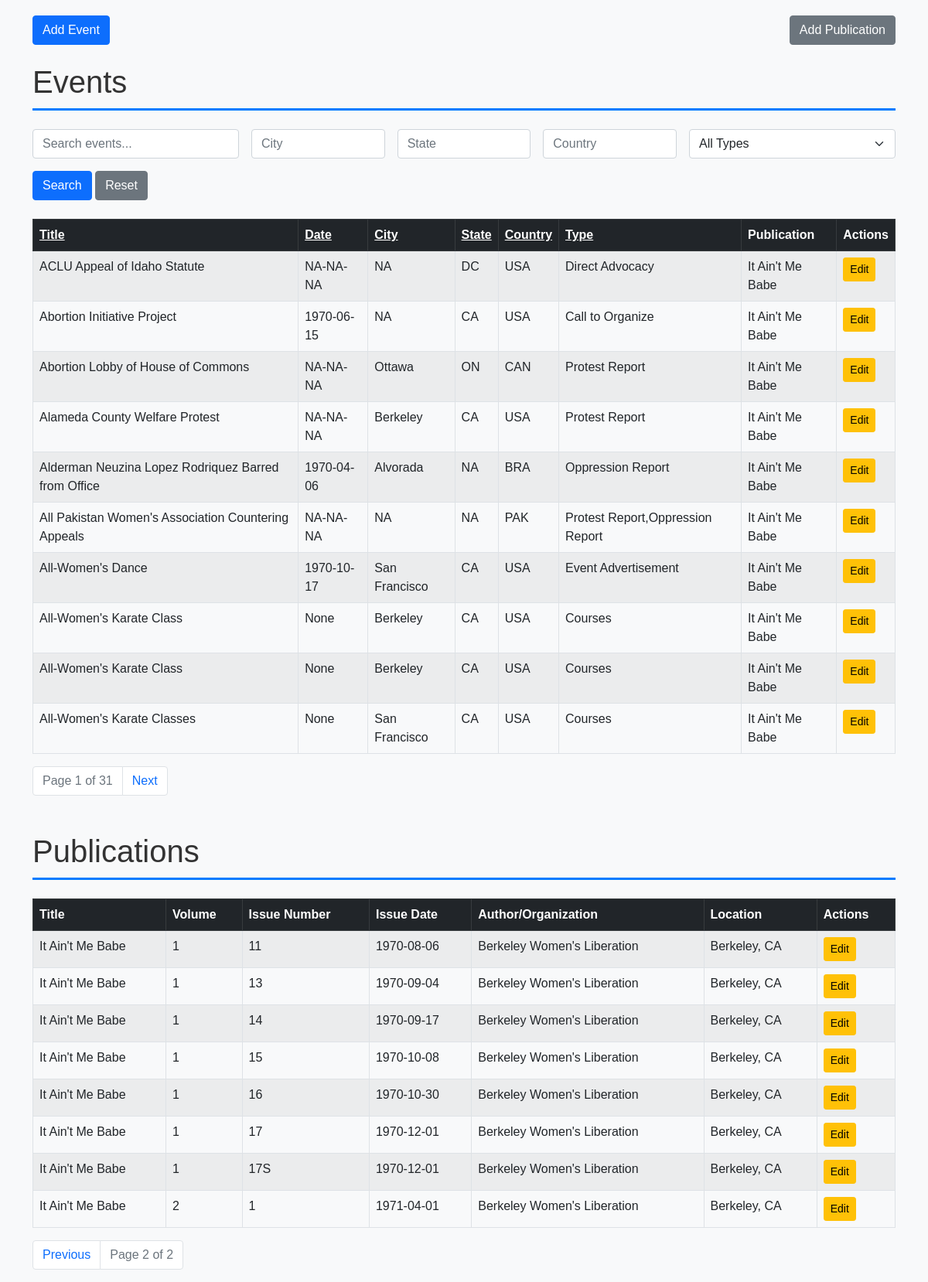
Screenshot of /?page_publications=2&sort_publications=pub_title&order_publications=asc with the database file from the repository.
### tables this page shows
CREATE TABLE events (
    event_id INTEGER PRIMARY KEY AUTOINCREMENT, -- Unique ID for each event
    event_title TEXT NOT NULL,                  -- Title of the event
    event_date DATE,                            -- Date of the event
    description TEXT,                           -- Description of the event
    city TEXT,                                  -- City where the event occurred
    state TEXT,                                 -- State where the event occurred
    country TEXT,                               -- Country where the event occurred
    location TEXT,                              -- Specific location of the event (e.g., venue name)
    address TEXT,                               -- Street address of the event
    event_type TEXT,                            -- Type of event (e.g., conference, workshop)
    publication_id INTEGER,                     -- Foreign key to publications table
    source_publication TEXT,                    -- Source publication for the event if reprinted
    FOREIGN KEY (publication_id) REFERENCES publications (pub_id)
);

CREATE TABLE publications (
    pub_id INTEGER PRIMARY KEY AUTOINCREMENT, -- Unique ID for each publication
    pub_title TEXT NOT NULL,                 -- Title of the publication
    volume INTEGER NOT NULL,                 -- Volume number
    issue_number INTEGER NOT NULL,           -- Issue number within the volume
    issue_date DATE,                         -- Full issue date (year, month, day)
    volume_title TEXT,                       -- Title of the volume (if applicable)
    author_org TEXT,                         -- Author or organization responsible for the publication
    location TEXT                            -- Location associated with the publication
);

### DatabaseFlask/app.py (the view)
@app.route('/')
def index():
    search = request.args.get('search', '').strip()
    sort_events = request.args.get('sort_events', 'event_title')  # Default sort for events
    order_events = request.args.get('order_events', 'asc')  # Default order for events
    page_events = int(request.args.get('page_events', 1))  # Current page for events
    per_page = 10  # Number of rows per page
    offset_events = (page_events - 1) * per_page
    sort_publications = request.args.get('sort_publications', 'pub_title')  # Default sort for publications
    order_publications = request.args.get('order_publications', 'asc')  # Default order for publications
    page_publications = int(request.args.get('page_publications', 1))  # Current page for publications
    offset_publications = (page_publications - 1) * per_page
    conn = get_db_connection()
    events_query = f'''
        SELECT e.event_id, e.event_title, e.event_date, e.city, e.state, e.country, e.event_type,
               e.description, e.location, e.address, e.source_publication,
               p.pub_title AS publication_title
        FROM events e
        LEFT JOIN publications p ON e.publication_id = p.pub_id
        WHERE e.event_title LIKE ?
        ORDER BY {sort_events} {order_events.upper()}
        LIMIT ? OFFSET ?
    '''
    events = conn.execute(events_query, (f"%{search}%", per_page, offset_events)).fetchall()
    total_events_query = '''
        SELECT COUNT(*) FROM events WHERE event_title LIKE ?
    '''
    total_events = conn.execute(total_events_query, (f"%{search}%",)).fetchone()[0]
    publications_query = f'''
        SELECT pub_id, pub_title, volume, issue_number, issue_date, author_org, location
        FROM publications
        ORDER BY {sort_publications} {order_publications.upper()}
        LIMIT ? OFFSET ?
    '''
    publications = conn.execute(publications_query, (per_page, offset_publications)).fetchall()
    total_publications_query = '''
        SELECT COUNT(*) FROM publications
    '''
    total_publications = conn.execute(total_publications_query).fetchone()[0]
    conn.close()
    total_pages_events = (total_events + per_page - 1) // per_page  # Round up division
    total_pages_publications = (total_publications + per_page - 1) // per_page
    return render_template(
        'index.html',
        events=events,
        publications=publications,
        page_events=page_events,
        total_pages_events=total_pages_events,
        page_publications=page_publications,
        total_pages_publications=total_pages_publications,
        search=search,
        sort_events=sort_events,
        order_events=order_events,
        sort_publications=sort_publications,
        order_publications=order_publications
    )

### DatabaseFlask/app.py (called while the page is built)
def get_db_connection():
    conn = sqlite3.connect(DB_PATH)
    conn.row_factory = sqlite3.Row  # This allows us to access columns by name like row['title']
    return conn

### DatabaseFlask/templates/index.html (shortened to what this page needs)
{% extends "base.html" %}
{% block content %}
<div class="d-flex justify-content-between mb-4">
    <a href="{{ url_for('add_event') }}" class="btn btn-primary">Add Event</a>
    <a href="{{ url_for('add_publication') }}" class="btn btn-secondary">Add Publication</a>
</div>
<h1 class="mb-4">Events</h1>
<form method="GET" action="{{ url_for('index') }}" class="mb-4">
    <div class="row g-3">
        <div class="col-md-3">
            <input type="text" name="search" class="form-control" placeholder="Search events..." value="{{ search }}">
        </div>
        <div class="col-md-2">
            <input type="text" name="city" class="form-control" placeholder="City" value="{{ request.args.get('city', '') }}">
        </div>
        <div class="col-md-2">
            <input type="text" name="state" class="form-control" placeholder="State" value="{{ request.args.get('state', '') }}">
        </div>
        <div class="col-md-2">
            <input type="text" name="country" class="form-control" placeholder="Country" value="{{ request.args.get('country', '') }}">
        </div>
        <div class="col-md-3">
            <select name="event_type" class="form-select">
                <option value="">All Types</option>
            </select>
        </div>
    </div>
    <div class="mt-3">
        <button type="submit" class="btn btn-primary">Search</button>
        <a href="{{ url_for('index') }}" class="btn btn-secondary">Reset</a>
    </div>
</form>
<table class="table table-striped table-bordered">
    <thead class="table-dark">
        <tr>
            <th><a href="{{ url_for('index', sort_events='event_title', order_events='asc' if order_events == 'desc' else 'desc', page_events=page_events) }}" class="text-white">Title</a></th>
            <th><a href="{{ url_for('index', sort_events='event_date', order_events='asc' if order_events == 'desc' else 'desc', page_events=page_events) }}" class="text-white">Date</a></th>
            <th><a href="{{ url_for('index', sort_events='city', order_events='asc' if order_events == 'desc' else 'desc', page_events=page_events) }}" class="text-white">City</a></th>
            <th><a href="{{ url_for('index', sort_events='state', order_events='asc' if order_events == 'desc' else 'desc', page_events=page_events) }}" class="text-white">State</a></th>
            <th><a href="{{ url_for('index', sort_events='country', order_events='asc' if order_events == 'desc' else 'desc', page_events=page_events) }}" class="text-white">Country</a></th>
            <th><a href="{{ url_for('index', sort_events='event_type', order_events='asc' if order_events == 'desc' else 'desc', page_events=page_events) }}" class="text-white">Type</a></th>
            <th>Publication</th>
            <th>Actions</th>
        </tr>
    </thead>
    <tbody>
        {% for event in events %}
        <tr>
            <td>{{ event.event_title }}</td>
            <td>{{ event.event_date }}</td>
            <td>{{ event.city }}</td>
            <td>{{ event.state }}</td>
            <td>{{ event.country }}</td>
            <td>{{ event.event_type }}</td>
            <td>{{ event.publication_title }}</td>
            <td>
                <a href="{{ url_for('edit_record', record_type='event', record_id=event.event_id) }}" class="btn btn-sm btn-warning">Edit</a>
            </td>
        </tr>
        {% endfor %}
    </tbody>
</table>
<nav>
    <ul class="pagination">
        <li class="page-item disabled">
            <span class="page-link">Page {{ page_events }} of {{ total_pages_events }}</span>
        </li>
        {% if page_events < total_pages_events %}
        <li class="page-item">
            <a href="{{ url_for('index', page_events=page_events+1, sort_events=sort_events, order_events=order_events) }}" class="page-link">Next</a>
        </li>
        {% endif %}
    </ul>
</nav>
<h1 class="mt-5 mb-4">Publications</h1>
<table class="table table-striped table-bordered">
    <thead class="table-dark">
        <tr>
            <th>Title</th>
            <th>Volume</th>
            <th>Issue Number</th>
            <th>Issue Date</th>
            <th>Author/Organization</th>
            <th>Location</th>
            <th>Actions</th>
        </tr>
    </thead>
    <tbody>
        {% for publication in publications %}
        <tr>
            <td>{{ publication.pub_title }}</td>
            <td>{{ publication.volume }}</td>
            <td>{{ publication.issue_number }}</td>
            <td>{{ publication.issue_date }}</td>
            <td>{{ publication.author_org }}</td>
            <td>{{ publication.location }}</td>
            <td>
                <a href="{{ url_for('edit_record', record_type='publication', record_id=publication.pub_id) }}" class="btn btn-sm btn-warning">Edit</a>
            </td>
        </tr>
        {% endfor %}
    </tbody>
</table>
<nav>
    <ul class="pagination">
        {% if page_publications > 1 %}
        <li class="page-item">
            <a href="{{ url_for('index', page_publications=page_publications-1, sort_publications=sort_publications, order_publications=order_publications) }}" class="page-link">Previous</a>
        </li>
        {% endif %}
        <li class="page-item disabled">
            <span class="page-link">Page {{ page_publications }} of {{ total_pages_publications }}</span>
        </li>
    </ul>
</nav>
{% endblock %}

### DatabaseFlask/templates/base.html (style rules this page uses)
body { font-family: Arial, sans-serif; background-color: #f8f9fa; }
h1 { color: #333; border-bottom: 3px solid #007bff; padding-bottom: 10px; }

### rows the page displays
events: event_title "ACLU Appeal of Idaho Statute", event_date "NA-NA-NA", city "NA", state "DC", country "USA", event_type "Direct Advocacy", publication_title "It Ain't Me Babe"
events: event_title "Abortion Initiative Project", event_date "1970-06-15", city "NA", state "CA", country "USA", event_type "Call to Organize", publication_title "It Ain't Me Babe"
events: event_title "Abortion Lobby of House of Commons", event_date "NA-NA-NA", city "Ottawa", state "ON", country "CAN", event_type "Protest Report", publication_title "It Ain't Me Babe"
events: event_title "Alameda County Welfare Protest", event_date "NA-NA-NA", city "Berkeley", state "CA", country "USA", event_type "Protest Report", publication_title "It Ain't Me Babe"
events: event_title "Alderman Neuzina Lopez Rodriquez Barred from Office", event_date "1970-04-06", city "Alvorada", state "NA", country "BRA", event_type "Oppression Report", publication_title "It Ain't Me Babe"
events: event_title "All Pakistan Women's Association Countering Appeals", event_date "NA-NA-NA", city "NA", state "NA", country "PAK", event_type "Protest Report,Oppression Report", publication_title "It Ain't Me Babe"
events: event_title "All-Women's Dance", event_date "1970-10-17", city "San Francisco", state "CA", country "USA", event_type "Event Advertisement", publication_title "It Ain't Me Babe"
events: event_title "All-Women's Karate Class", event_date "None", city "Berkeley", state "CA", country "USA", event_type "Courses", publication_title "It Ain't Me Babe"
events: event_title "All-Women's Karate Class", event_date "None", city "Berkeley", state "CA", country "USA", event_type "Courses", publication_title "It Ain't Me Babe"
events: event_title "All-Women's Karate Classes", event_date "None", city "San Francisco", state "CA", country "USA", event_type "Courses", publication_title "It Ain't Me Babe"
publications: pub_title "It Ain't Me Babe", volume "1", issue_number "11", issue_date "1970-08-06", author_org "Berkeley Women's Liberation", location "Berkeley, CA"
publications: pub_title "It Ain't Me Babe", volume "1", issue_number "13", issue_date "1970-09-04", author_org "Berkeley Women's Liberation", location "Berkeley, CA"
publications: pub_title "It Ain't Me Babe", volume "1", issue_number "14", issue_date "1970-09-17", author_org "Berkeley Women's Liberation", location "Berkeley, CA"
publications: pub_title "It Ain't Me Babe", volume "1", issue_number "15", issue_date "1970-10-08", author_org "Berkeley Women's Liberation", location "Berkeley, CA"
publications: pub_title "It Ain't Me Babe", volume "1", issue_number "16", issue_date "1970-10-30", author_org "Berkeley Women's Liberation", location "Berkeley, CA"
publications: pub_title "It Ain't Me Babe", volume "1", issue_number "17", issue_date "1970-12-01", author_org "Berkeley Women's Liberation", location "Berkeley, CA"
publications: pub_title "It Ain't Me Babe", volume "1", issue_number "17S", issue_date "1970-12-01", author_org "Berkeley Women's Liberation", location "Berkeley, CA"
publications: pub_title "It Ain't Me Babe", volume "2", issue_number "1", issue_date "1971-04-01", author_org "Berkeley Women's Liberation", location "Berkeley, CA"

### other values shown
{{ page_events }} "1"
{{ total_pages_events }} "31"
{{ page_publications }} "2"
{{ total_pages_publications }} "2"
